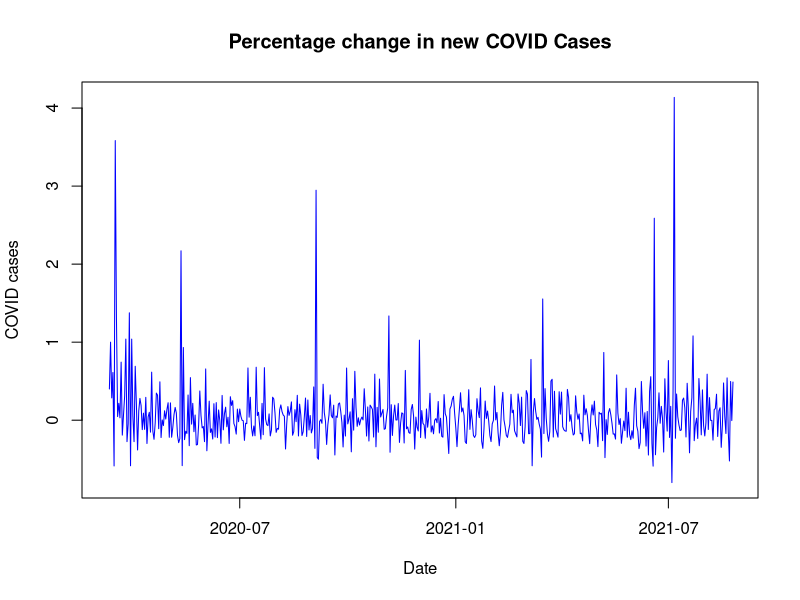
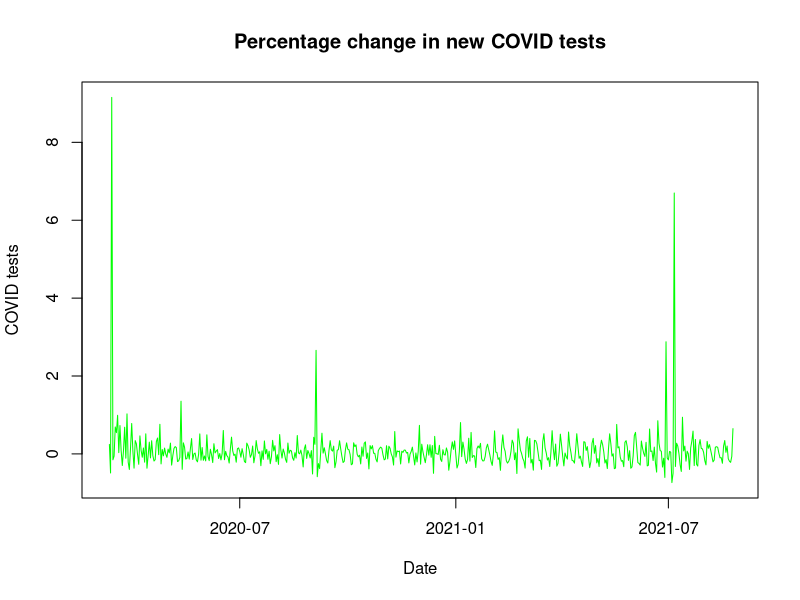
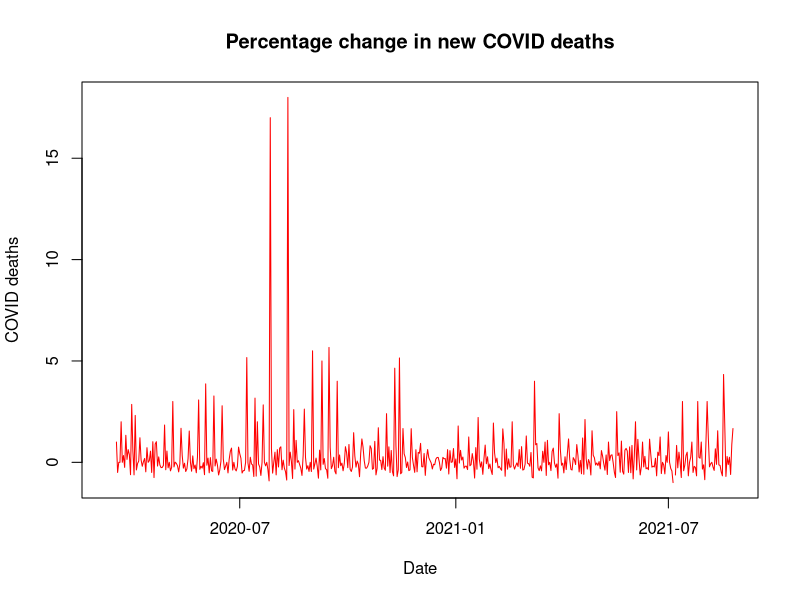

The R source for these figures, in order:
# ASSIGNMENT ONE

# Clear environment
rm(list=ls())

# Load packages
library(tidyverse)

# Import data
covidIL = read.csv("./Data/ILCovid19.csv")

# DIF Function to calculate the number of daily new tests, new cases, and new deaths
dif = function(x) {
  df = (x- lag(x))
  return(df)
}

# Delta function to calculate the percentage changes
delta = function(x) {
  change = (x - lag(x))/lag(x)
  return(change)
}

# Daily new tests, new cases, and new deaths
covidIL = covidIL %>%
  mutate(df_tests =  dif(Tests),
         df_cases = dif(Cases),
         df_deaths = dif(Deaths))


# Daily Percentage Change in New Cases, Daily Percentage Change in
# Tests, Daily Percentage Change in Deaths
covidIL = covidIL %>%
  mutate(pc_tests =  delta(df_tests),
         pc_cases = delta(df_cases),
         pc_deaths = delta(df_deaths))

# Converting Date to date type
covidIL$Date = as.Date(covidIL$Date, format="%m/%d/%Y")

# Plotting the daily percentage change in new cases
plot(covidIL$Date, covidIL$pc_cases,
     main = "Percentage change in new COVID Cases",
     xlab = "Date",
     ylab = "COVID cases",
     type = "l",
     col = "blue"
)

# Plotting the daily percentage change in new tests
plot(covidIL$Date, covidIL$pc_tests,
     main = "Percentage change in new COVID tests",
     xlab = "Date",
     ylab = "COVID tests",
     type = "l",
     col = "green"
)

# Plotting the daily percentage change in new deaths
plot(covidIL$Date, covidIL$pc_deaths,
     main = "Percentage change in new COVID deaths",
     xlab = "Date",
     ylab = "COVID deaths",
     type = "l",
     col = "red"
)

#Summary Statistics
summary(covidIL)
